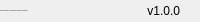
              <widget class="QFrame" name="bottomBar">
               <property name="minimumSize">
                <size>
                 <width>0</width>
                 <height>22</height>
                </size>
               </property>
               <property name="maximumSize">
                <size>
                 <width>16777215</width>
                 <height>22</height>
                </size>
               </property>
               <property name="frameShape">
                <enum>QFrame::NoFrame</enum>
               </property>
               <property name="frameShadow">
                <enum>QFrame::Raised</enum>
               </property>
               <layout class="QHBoxLayout" name="horizontalLayout_5">
                <property name="spacing">
                 <number>0</number>
                </property>
                <property name="leftMargin">
                 <number>0</number>
                </property>
                <property name="topMargin">
                 <number>0</number>
                </property>
                <property name="rightMargin">
                 <number>0</number>
                </property>
                <property name="bottomMargin">
                 <number>0</number>
                </property>
                <item>
                 <widget class="QLabel" name="creditsLabel">
                  <property name="maximumSize">
                   <size>
                    <width>16777215</width>
                    <height>16</height>
                   </size>
                  </property>
                  <property name="font">
                   <font>
                    <family>Segoe UI</family>
                    <pointsize>-1</pointsize>
                    <italic>false</italic>
                    <bold>false</bold>
                   </font>
                  </property>
                  <property name="text">
                   <string>By: Team CacheHit - Ho Chi Minh City University of Technology</string>
                  </property>
                  <property name="alignment">
                   <set>Qt::AlignLeading|Qt::AlignLeft|Qt::AlignVCenter</set>
                  </property>
                 </widget>
                </item>
                <item>
                 <widget class="QLabel" name="version">
                  <property name="text">
                   <string>v1.0.0</string>
                  </property>
                  <property name="alignment">
                   <set>Qt::AlignRight|Qt::AlignTrailing|Qt::AlignVCenter</set>
                  </property>
                 </widget>
                </item>
                <item>
                 <widget class="QFrame" name="frame_size_grip">
                  <property name="minimumSize">
                   <size>
                    <width>20</width>
                    <height>0</height>
                   </size>
                  </property>
                  <property name="maximumSize">
                   <size>
                    <width>20</width>
                    <height>16777215</height>
                   </size>
                  </property>
                  <property name="frameShape">
                   <enum>QFrame::NoFrame</enum>
                  </property>
                  <property name="frameShadow">
                   <enum>QFrame::Raised</enum>
                  </property>
                 </widget>
                </item>
               </layout>
              </widget>
